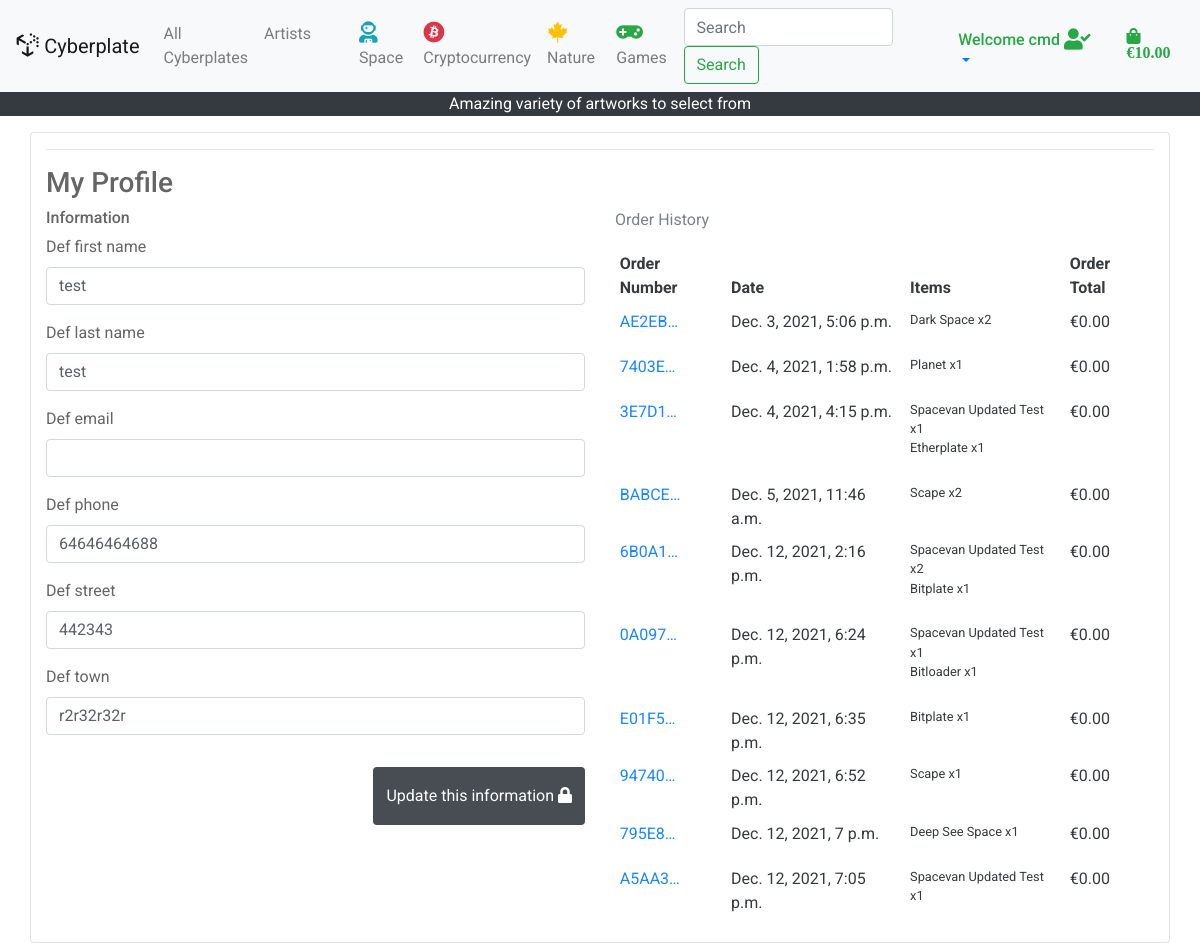
/profile/ (signed in), run on the app's committed database.
### profiles/models.py (models this page shows, shortened)
class UserProfile(models.Model):
    user = models.OneToOneField(User, on_delete=models.CASCADE)
    def_first_name = models.CharField(max_length=50, null=True, blank=True)
    def_last_name = models.CharField(max_length=50, null=True, blank=True)
    def_email = models.EmailField(max_length=50, null=True, blank=True)
    def_phone = models.CharField(max_length=50, null=True, blank=True)
    def_street = models.CharField(max_length=100, null=True, blank=True)
    def_town = models.CharField(max_length=100, null=True, blank=True)

### checkout/models.py (models this page shows, shortened)
class Order(models.Model):
    users_order_number = models.CharField(max_length=50,
                                          null=False, editable=False)
    user_profile = models.ForeignKey(UserProfile, on_delete=models.SET_NULL,
                                     null=True, blank=True,
                                     related_name='orders')
    first_name = models.CharField(max_length=50, null=False, blank=False)
    last_name = models.CharField(max_length=50, null=False, blank=False)
    email = models.EmailField(max_length=50, null=False, blank=False)
    phone = models.CharField(max_length=50, null=False, blank=False)
    street = models.CharField(max_length=100, null=False, blank=False)
    town = models.CharField(max_length=100, null=False, blank=True)
    country = models.CharField(max_length=100, null=False, blank=True)
    order_date = models.DateTimeField(auto_now_add=True)
    order_total = models.DecimalField(max_digits=8,
                                      decimal_places=2, null=False, default=0)
    grand_total = models.DecimalField(max_digits=8,
                                      decimal_places=2, null=False, default=0)
    original_bag = models.TextField(null=False, blank=False, default='')
    stripe_pid = models.CharField(max_length=254,
                                  null=False, blank=False, default='')
    def order_number(self):
        return uuid.uuid4().hex.upper()

class OrderItem(models.Model):
    order_item = models.ForeignKey(Order, null=False, blank=False,
                                   on_delete=models.CASCADE,
                                   related_name='lineitems')
    product = models.ForeignKey(Product, null=False,
                                blank=False, on_delete=models.CASCADE)
    quantity = models.IntegerField(null=False, blank=False, default=0)
    lineitem_total = models.DecimalField(max_digits=6, decimal_places=2,
                                         null=False, blank=False)

### products/models.py (models this page shows, shortened)
class Product(models.Model):
    product_category = models.ForeignKey('Product_Category',
                                         null=True, on_delete=models.SET_NULL)
    artist = models.ForeignKey('Artist', null=True, on_delete=models.SET_NULL)
    name = models.CharField(max_length=30)
    description = models.TextField()
    price = models.DecimalField(max_digits=4, decimal_places=2)
    image_url = models.URLField(null=True, blank=True, max_length=1000)
    image = models.ImageField(null=True, blank=True)
    product_key = models.IntegerField(null=True, blank=True)
    product_tags = models.TextField(max_length=300,
                                    null=True, blank=True)

### profiles/views.py (the view, shortened to what this page needs)
# urls.py: path('profile/', include('profiles.urls')),
@login_required
def profile(request):
    profile = get_object_or_404(UserProfile, user=request.user)
    form = UsersProfileForm(instance=profile)
    orders = profile.orders.all()
    template = 'profiles/profile.html'
    context = {
        'form': form,
        'orders': orders,
        'on_profile_page': True
    }
    return render(request, template, context)

### profiles/forms.py (shortened to what this page needs)
class UsersProfileForm(forms.ModelForm):
    class Meta:
        model = UserProfile
        exclude = ('user',)
        '''
        Taken and altered from the Code Institutes
        walkthrough Project Boutique Ado
        '''

### shopping_bag/context.py (called while the page is built, shortened)
def bag_contents(request):
    bag_items = []
    total = 0
    product_count = 0
    bag = request.session.get('bag', {})
    if total < settings.FREE_DELIVERY_THRESHOLD:
        delivery = 10
        free_delivery_delta = settings.FREE_DELIVERY_THRESHOLD - total
    else:
        delivery = 0
        free_delivery_delta = 0
    grand_total = delivery + total
    context = {
        'bag_items': bag_items,
        'total': total,
        'product_count': product_count,
        'delivery': delivery,
        'free_delivery_delta': free_delivery_delta,
        'free_delivery_threshold': settings.FREE_DELIVERY_THRESHOLD,
        'grand_total': grand_total,
    }
    return context

### profiles/templates/profiles/profile.html (shortened to what this page needs)
{% extends "base.html" %}
{% load static %}
{% block content %}
<div class="container h-100">
    <div class="row h-100">
        <div class="col card">
            <hr>
            <h3 class="logo-font">My Profile</h3>
            <div class="row">
                <div class="col-lg-6">
                    <h6 class="logo-font">Information</h6>
                    <form action="{% url 'profile' %}" method="POST" id="user-profile-form">
                        {{ form|crispy }}
                        <button class="btn float-right bg-dark rounded-3 py-3 text-white mt-3"
                            id="btnUpdateProfile">Update this information <i class="fas fa-lock"></i>
                        </button>
                    </form>
                </div>
                <div class="col-lg-6">
                    <p class="text-muted">Order History</p>
                    <div class="order-history table-responsive">
                        <table class="table table-sm table-borderless">
                            <thead>
                                <tr>
                                    <th>Order Number</th>
                                    <th>Date</th>
                                    <th>Items</th>
                                    <th>Order Total</th>
                                </tr>
                            </thead>
                            <tbody>
                                {% for order in orders %}
                                <tr>
                                    <td>
                                        <a href="{% url 'order_history' order.users_order_number %}"
                                            title="{{ order.order_number }}">
                                            {{ order.order_number|truncatechars:6 }}
                                        </a>
                                    </td>
                                    <td>{{ order.order_date }}</td>
                                    <td>
                                        <ul class="list-unstyled">
                                            {% for item in order.lineitems.all %}
                                            <li class="small">
                                                {{ item.product.name }} x{{ item.quantity }}
                                            </li>
                                            {% endfor %}
                                        </ul>
                                    </td>
                                    <td>€{{ order.order_total }}</td>
                                </tr>
                                {% endfor %}
                            </tbody>
                        </table>
                    </div>
                </div>
            </div>
        </div>
    </div>
</div>
{% endblock %}

### templates/base.html (shortened to what this page needs)
<!DOCTYPE html>
{% load static %}
<html lang="en">
<head>
  {% block corecss %}
  <link rel="stylesheet" href="https://stackpath.bootstrapcdn.com/bootstrap/4.4.1/css/bootstrap.min.css"
>
  <link rel="stylesheet" href="https://use.fontawesome.com/releases/v5.15.4/css/all.css"
>
  <link rel="stylesheet" href="{% static 'css/base.css' %}">
  {% endblock %}
</head>
<body>
  <nav class="navbar navbar-expand-lg navbar-light bg-light">
    <a class="navbar-brand" href="/">
      <i class="fab fa-uncharted fa-lg"></i> Cyberplate
    </a>
    <div class="collapse navbar-collapse" id="navbarSupportedContent">
      <ul class="navbar-nav mr-auto">
        <li class="nav-item">
          <a class="nav-link" href="/products/">All Cyberplates</a>
        </li>
        <li class="nav-item mr-3">
          <a class="nav-link" href="/products/artists/">Artists</a>
        </li>
        <li class="nav-item ml-3 d-flex justify-content-center">
          <a class="nav nav-link" href="/products/?category_selected=1"><i class="fas fa-user-astronaut fa-lg text-info"></i>
            Space</a>
        </li>
        <li class="nav-item d-flex justify-content-center">
          <a class="nav nav-link" href="/products/?category_selected=2"><i class="fab fa-bitcoin fa-lg text-danger"></i>
            Cryptocurrency</a>
        </li>
        <li class="nav-item d-flex justify-content-center">
          <a class="nav nav-link" href="/products/?category_selected=3"><i class="fab fa-canadian-maple-leaf fa-lg text-warning"></i>
            Nature</a>
        </li>
        <li class="nav-item d-flex justify-content-center">
          <a class="nav nav-link" href="/products/?category_selected=4"><i class="fas fa-gamepad fa-lg text-success"></i> Games</a>
        </li>
      </ul>
      <form class="form-inline my-2 my-lg-0 ml-auto" method="GET" action="/products/">
        <input class="form-control mr-sm-2" type="search" NAME="search" placeholder="Search" aria-label="Search">
        <button class="btn btn-outline-success my-2 my-sm-0" type="submit">Search</button>
      </form>
      <div class="nav-item nav nav-link dropdown">
        <a class="nav-link nav dropdown-toggle d-flex" href="#" id="navbarDropdown" role="button" data-toggle="dropdown"
          aria-haspopup="true" aria-expanded="false">{% if request.user.is_authenticated %} <h6 class="text-success">
            Welcome {{ request.user }} <i class="fas fa-user-check fa-lg text-success"></i></h6>{% else %} User <i
            class=" ml-1 fas fa-user fa-lg"></i>{% endif %}
        </a>
      </div>
      <a href="/shopping_bag/shopping_bag">
        <p class="my-1 ml-1 mr-2">
          {% if grand_total %}
          <i class="fas fa-shopping-bag text-success"> €{{ grand_total|floatformat:2 }}</i>
          {% else %}
          €10.00
          {% endif %}
        </p>
      </a>
    </div>
  </nav>
  <div class="text-center">
    <p class="navbar-light bg-dark text-white mx-auto">
      Amazing variety of artworks to select from
    </p>
  </div>
  {% block content %}
  {% endblock %}
</body>
</html>

### static/css/base.css (style rules this page uses)
html { height: 100%; font-family: 'Roboto', sans-serif; }
body { background: url('../../media/ms4background.jpg') no-repeat center center fixed; background-size: cover; height: calc(100vh - 164px); color: #555; font-family: 'Roboto', sans-serif; }
.card { opacity: 0.9 }

### data on the page
UserProfile: def_first_name "test", def_last_name "test", def_phone "64646464688", def_street "442343", def_town "r2r32r32r"
Order: order_number "AE2EB…", order_date "Dec. 3, 2021, 5:06 p.m.", order_total "0.00"
OrderItem: product.name "Dark Space", quantity "2"
Order: order_number "7403E…", order_date "Dec. 4, 2021, 1:58 p.m.", order_total "0.00"
OrderItem: product.name "Planet", quantity "1"
Order: order_number "3E7D1…", order_date "Dec. 4, 2021, 4:15 p.m.", order_total "0.00"
OrderItem: product.name "Spacevan Updated Test", quantity "1"
OrderItem: product.name "Etherplate", quantity "1"
Order: order_number "BABCE…", order_date "Dec. 5, 2021, 11:46 a.m.", order_total "0.00"
OrderItem: product.name "Scape", quantity "2"
Order: order_number "6B0A1…", order_date "Dec. 12, 2021, 2:16 p.m.", order_total "0.00"
OrderItem: product.name "Spacevan Updated Test", quantity "2"
OrderItem: product.name "Bitplate", quantity "1"
Order: order_number "0A097…", order_date "Dec. 12, 2021, 6:24 p.m.", order_total "0.00"
OrderItem: product.name "Spacevan Updated Test", quantity "1"
OrderItem: product.name "Bitloader", quantity "1"
Order: order_number "E01F5…", order_date "Dec. 12, 2021, 6:35 p.m.", order_total "0.00"
OrderItem: product.name "Bitplate", quantity "1"
Order: order_number "94740…", order_date "Dec. 12, 2021, 6:52 p.m.", order_total "0.00"
OrderItem: product.name "Scape", quantity "1"
Order: order_number "795E8…", order_date "Dec. 12, 2021, 7 p.m.", order_total "0.00"
OrderItem: product.name "Deep See Space", quantity "1"
Order: order_number "A5AA3…", order_date "Dec. 12, 2021, 7:05 p.m.", order_total "0.00"
OrderItem: product.name "Spacevan Updated Test", quantity "1"

### other printed values
{{ request.user }} "cmd"
{{ grand_total|floatformat:2 }} "10.00"
